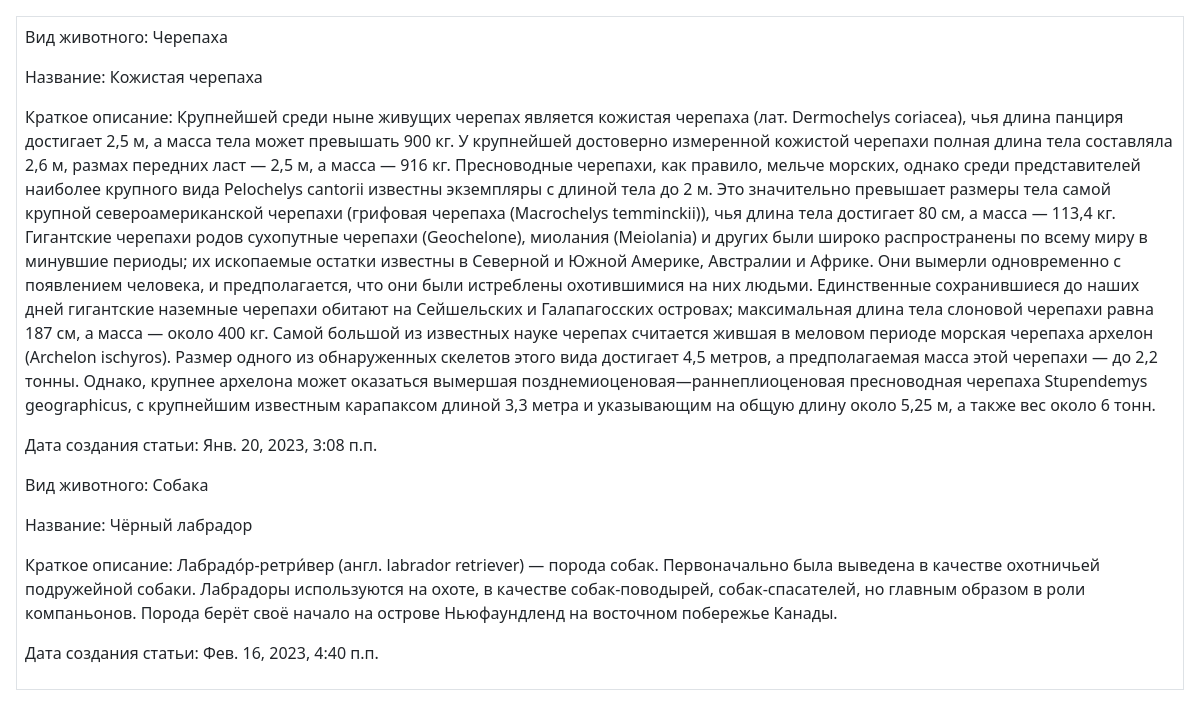
The page /list/ on the database as committed earlier.
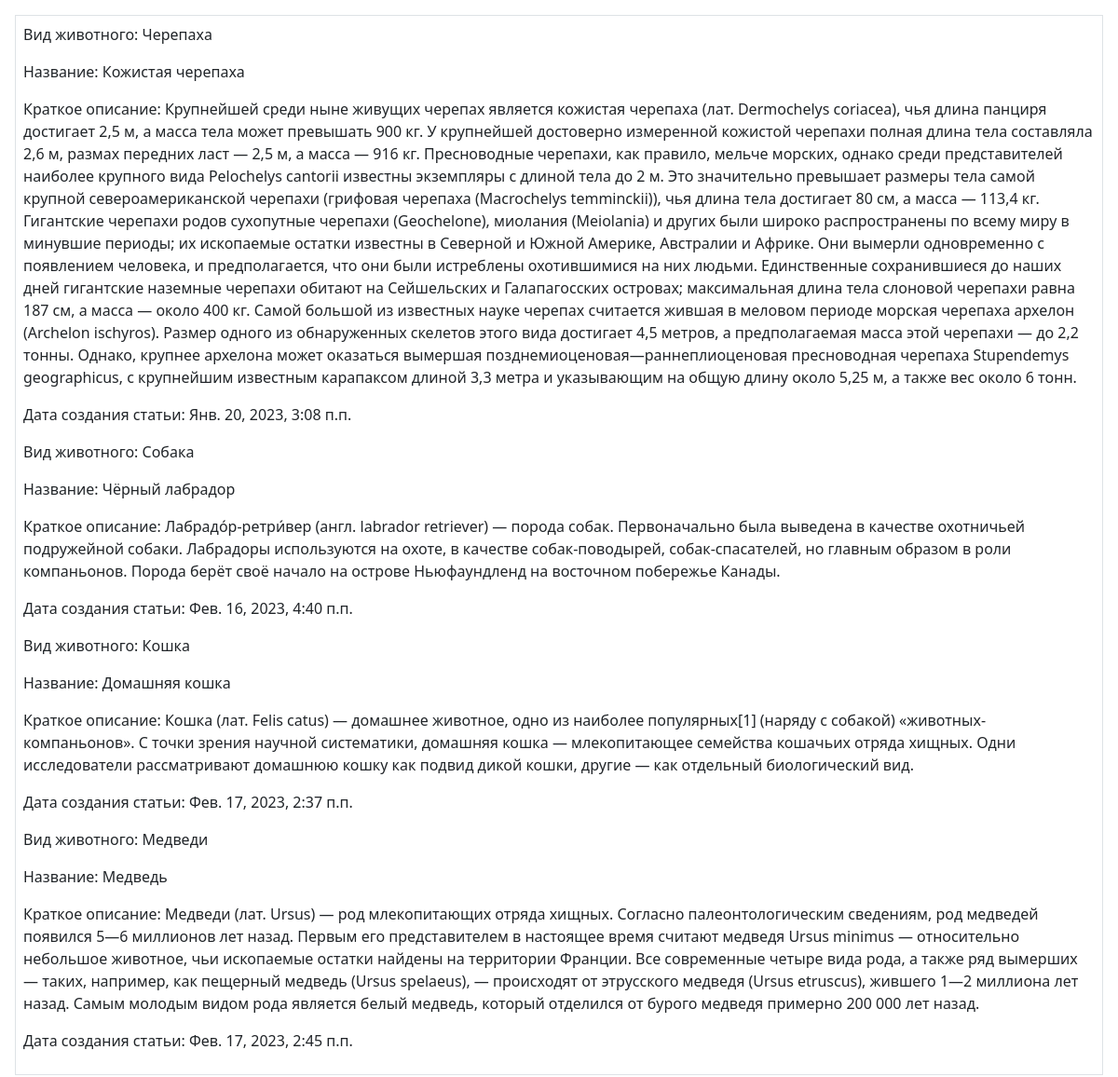
The same page on the database as committed later.
### zoo/models.py (models this page shows, shortened)
class Zoo(models.Model):
    animal_type = models.CharField(max_length=50, verbose_name="Вид животного")
    name = models.CharField(max_length=50, verbose_name="Класс")
    image = models.ImageField(upload_to="%Y/%m/%d/", verbose_name="Изображение", blank=True)
    description = models.TextField(blank=False, verbose_name="Краткое описание животного")
    date_of_added = models.DateTimeField(auto_now_add=True, verbose_name="Дата написания статьи")
    class Meta:
        verbose_name = "Животное"
        verbose_name_plural = "Животные"

### zoo/views.py (the view)
# urls.py: path('list/', zoo_list_view),
def zoo_list_view(request):
    zoo = Zoo.objects.all()
    context = {'zoo_list': zoo}
    return render(request, 'zooproject/zoo_list.html', context)

### zoo/templates/zooproject/zoo_list.html
{% extends 'root.html' %}
{% block content %}
    <div class="p-2 m-3 border">
        {% for zoo in zoo_list %}
            <p>Вид животного: {{ zoo.animal_type }}</p>
            <p>Название: {{ zoo.name }}</p>
            <p>Краткое описание: {{ zoo.description }}</p>
            <p>Дата создания статьи: {{ zoo.date_of_added }}</p>
        {% endfor %}
    </div>
{% endblock %}

### templates/root.html (shortened to what this page needs)
{% load static %}
<!DOCTYPE html>
<html lang="en">
<head>
    <link rel="stylesheet" href="{% static 'css/bootstrap.min.css' %}">
</head>
<body>
    {% block content %}
    {% endblock %}
</body>
</html>

Rows that differ between the two databases and show on the page:
added Zoo: animal_type "Кошка", name "Домашняя кошка", description "Кошка (лат. Felis catus) — домашнее животное, одно из наиболее популярных[1] (наряду с собакой) «животных-компаньонов». С точки зрения научной систематики, домашняя кошка — млекопитающее семейства кошачьих отряда хищных. Одни исследователи рассматривают домашнюю кошку как подвид дикой кошки, другие — как отдельный биологический вид.", date_of_added "Фев. 17, 2023, 2:37 п.п."
added Zoo: animal_type "Медведи", name "Медведь", description "Медведи (лат. Ursus) — род млекопитающих отряда хищных. Согласно палеонтологическим сведениям, род медведей появился 5—6 миллионов лет назад. Первым его представителем в настоящее время считают медведя Ursus minimus — относительно небольшое животное, чьи ископаемые остатки найдены на территории Франции. Все современные четыре вида рода, а также ряд вымерших — таких, например, как пещерный медведь (Ursus spelaeus), — происходят от этрусского медведя (Ursus etruscus), жившего 1—2 миллиона лет назад. Самым молодым видом рода является белый медведь, который отделился от бурого медведя примерно 200 000 лет назад.", date_of_added "Фев. 17, 2023, 2:45 п.п."
